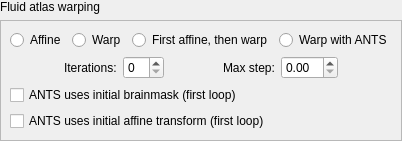
               <widget class="QWidget" name="widget_87" native="true">
                <layout class="QVBoxLayout" name="verticalLayout_42">
                 <property name="margin">
                  <number>0</number>
                 </property>
                 <item>
                  <widget class="QLabel" name="label_74">
                   <property name="text">
                    <string>Fluid atlas warping</string>
                   </property>
                  </widget>
                 </item>
                 <item>
                  <widget class="QFrame" name="g_FluidAtlasWarpGroup">
                   <property name="frameShape">
                    <enum>QFrame::StyledPanel</enum>
                   </property>
                   <property name="frameShadow">
                    <enum>QFrame::Raised</enum>
                   </property>
                   <layout class="QVBoxLayout" name="verticalLayout_85">
                    <item>
                     <widget class="QWidget" name="widget_88" native="true">
                      <layout class="QHBoxLayout" name="horizontalLayout_74">
                       <property name="margin">
                        <number>0</number>
                       </property>
                       <item>
                        <widget class="QRadioButton" name="g_FluidAtlasAffineButton">
                         <property name="text">
                          <string>Affine</string>
                         </property>
                        </widget>
                       </item>
                       <item>
                        <widget class="QRadioButton" name="g_FluidAtlasWarpButton">
                         <property name="text">
                          <string>Warp</string>
                         </property>
                        </widget>
                       </item>
                       <item>
                        <widget class="QRadioButton" name="g_FluidAtlasFATWButton">
                         <property name="text">
                          <string>First affine, then warp</string>
                         </property>
                        </widget>
                       </item>
                       <item>
                        <widget class="QRadioButton" name="g_ABCANTSWarpButton">
                         <property name="text">
                          <string>Warp with ANTS</string>
                         </property>
                        </widget>
                       </item>
                      </layout>
                     </widget>
                    </item>
                    <item>
                     <widget class="QWidget" name="widget_89" native="true">
                      <layout class="QHBoxLayout" name="horizontalLayout_75">
                       <property name="margin">
                        <number>0</number>
                       </property>
                       <item>
                        <spacer name="horizontalSpacer_56">
                         <property name="orientation">
                          <enum>Qt::Horizontal</enum>
                         </property>
                         <property name="sizeHint" stdset="0">
                          <size>
                           <width>40</width>
                           <height>20</height>
                          </size>
                         </property>
                        </spacer>
                       </item>
                       <item>
                        <widget class="QLabel" name="label_75">
                         <property name="text">
                          <string>Iterations:</string>
                         </property>
                        </widget>
                       </item>
                       <item>
                        <widget class="QSpinBox" name="g_FluidAtlasWarpIterations"/>
                       </item>
                       <item>
                        <spacer name="horizontalSpacer_55">
                         <property name="orientation">
                          <enum>Qt::Horizontal</enum>
                         </property>
                         <property name="sizeHint" stdset="0">
                          <size>
                           <width>35</width>
                           <height>20</height>
                          </size>
                         </property>
                        </spacer>
                       </item>
                       <item>
                        <widget class="QLabel" name="label_76">
                         <property name="text">
                          <string>Max step:</string>
                         </property>
                        </widget>
                       </item>
                       <item>
                        <widget class="QDoubleSpinBox" name="g_FluidAtlasWarpMaxStep"/>
                       </item>
                       <item>
                        <spacer name="horizontalSpacer_57">
                         <property name="orientation">
                          <enum>Qt::Horizontal</enum>
                         </property>
                         <property name="sizeHint" stdset="0">
                          <size>
                           <width>40</width>
                           <height>20</height>
                          </size>
                         </property>
                        </spacer>
                       </item>
                      </layout>
                     </widget>
                    </item>
                    <item>
                     <widget class="QCheckBox" name="g_ANTSWithBrainmaskButton">
                      <property name="text">
                       <string>ANTS uses initial brainmask (first loop)</string>
                      </property>
                     </widget>
                    </item>
                    <item>
                     <widget class="QCheckBox" name="g_UseInitialAffineButton">
                      <property name="text">
                       <string>ANTS uses initial affine transform (first loop)</string>
                      </property>
                     </widget>
                    </item>
                   </layout>
                  </widget>
                 </item>
                </layout>
               </widget>
